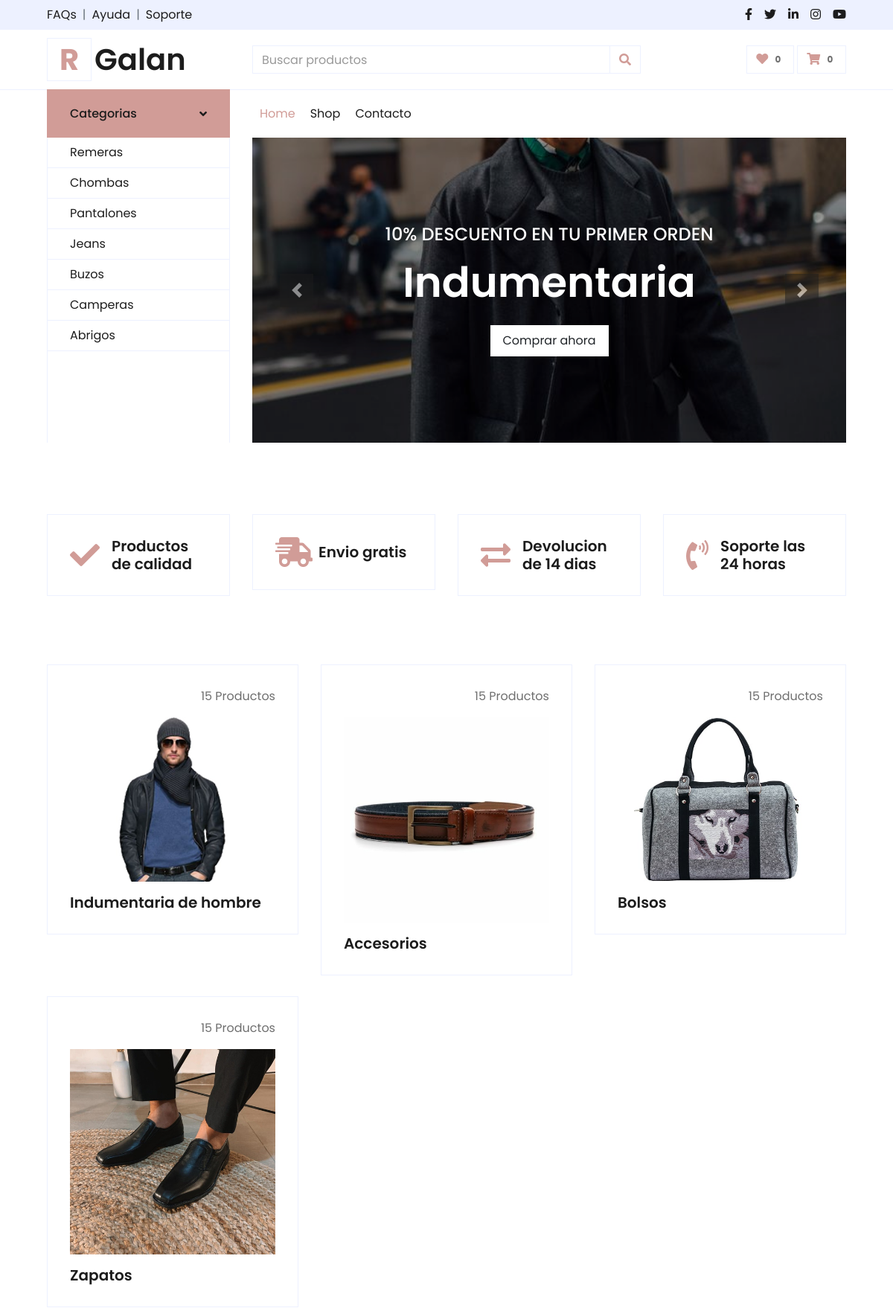
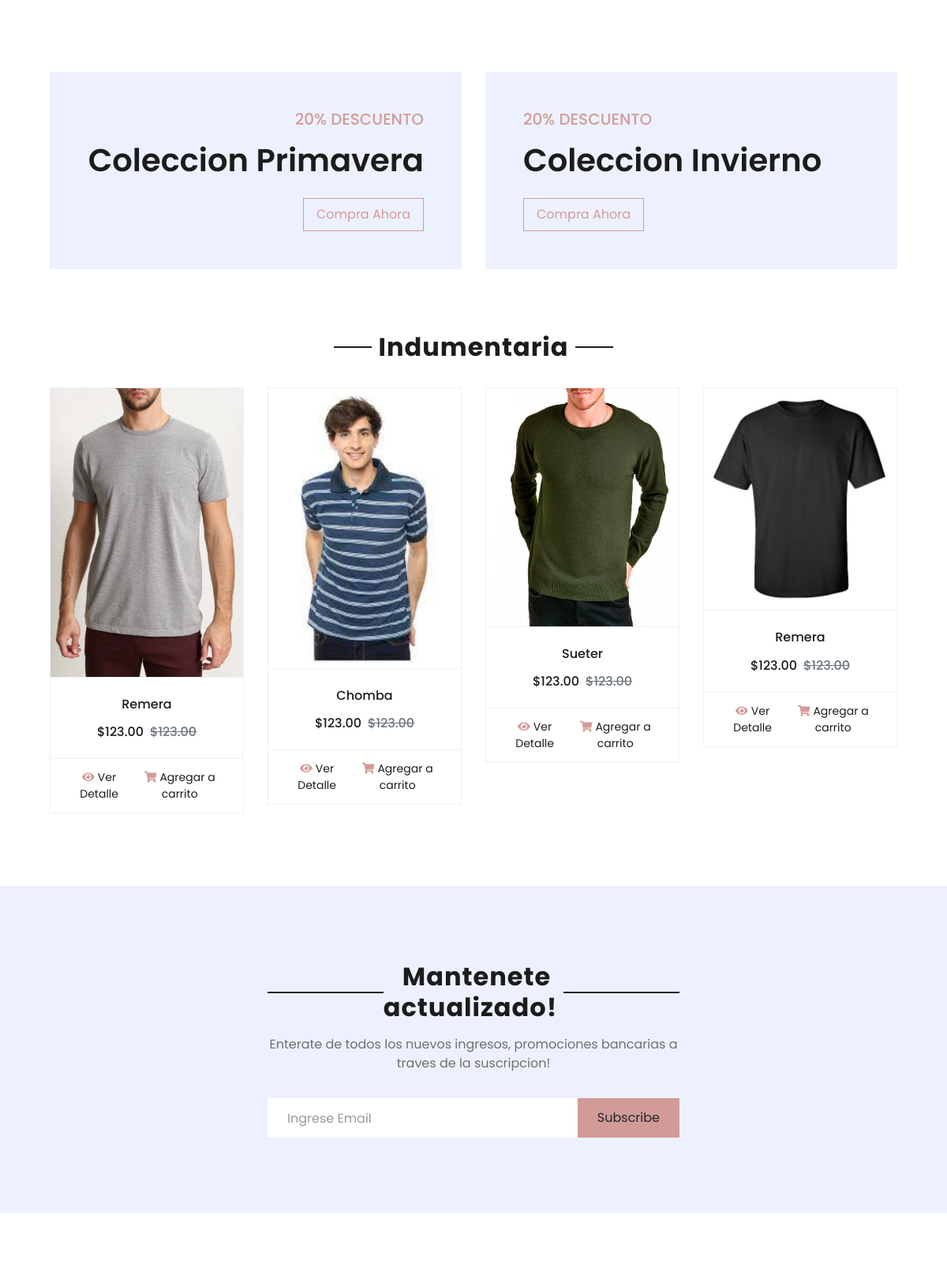
Page /sitio/index.php (upper part) on the committed database (2 pictures, top to bottom).
### tables this page shows
CREATE TABLE `articulos` (
  `id` int(11) NOT NULL,
  `categoria` varchar(255) NOT NULL,
  `talle` varchar(255) NOT NULL,
  `color` varchar(255) NOT NULL,
  `detalle` varchar(255) NOT NULL,
  `material` varchar(255) NOT NULL,
  `calce` varchar(255) NOT NULL,
  `precio` int(11) NOT NULL,
  `foto` varchar(255) DEFAULT NULL
);

### sitio/back/config/database.php (called while the page is built, shortened)
<?php
$mysqlSESSION_database=0;
function MySQLSESSIONDB_Open()
{
   global $mysqlSESSION_database;
   if (0==$mysqlSESSION_database)
   {
      $mysqlSESSION_database = mysqli_connect ($_SESSION['dbserver'], $_SESSION['dbusername'], $_SESSION['dbpassword'],$_SESSION['dbdatabase'])
         or $ok=FALSE;
   }
   return $mysqlSESSION_database;
}
function MySQLSESSION_ExecuteSQL($Query)
{
   $mysqlSESSION_database = MySQLSESSIONDB_Open();
   if (0!=$mysqlSESSION_database) {
      mysqli_set_charset( $mysqlSESSION_database, 'utf8');
      $Recordset = mysqli_query($mysqlSESSION_database, $Query);
   }
   return $Recordset;
}
?>

### sitio/index.php (the view, shortened to what this page needs)
<!DOCTYPE html>
<html lang="en">
<head>
    <link href="https://cdnjs.cloudflare.com/ajax/libs/font-awesome/5.10.0/css/all.min.css" rel="stylesheet">
    <link href="lib/owlcarousel/assets/owl.carousel.min.css" rel="stylesheet">
    <link href="css/style.css" rel="stylesheet">
</head>
<body>
     <div class="container-fluid">
        <div class="row bg-secondary py-2 px-xl-5">
            <div class="col-lg-6 d-none d-lg-block">
                <div class="d-inline-flex align-items-center">
                    <a class="text-dark" href="">FAQs</a>
                    <span class="text-muted px-2">|</span>
                    <a class="text-dark" href="">Ayuda</a>
                    <span class="text-muted px-2">|</span>
                    <a class="text-dark" href="">Soporte</a>
                </div>
            </div>
            <div class="col-lg-6 text-center text-lg-right">
                <div class="d-inline-flex align-items-center">
                    <a class="text-dark px-2" href="">
                        <i class="fab fa-facebook-f"></i>
                    </a>
                    <a class="text-dark px-2" href="">
                        <i class="fab fa-twitter"></i>
                    </a>
                    <a class="text-dark px-2" href="">
                        <i class="fab fa-linkedin-in"></i>
                    </a>
                    <a class="text-dark px-2" href="">
                        <i class="fab fa-instagram"></i>
                    </a>
                    <a class="text-dark pl-2" href="">
                        <i class="fab fa-youtube"></i>
                    </a>
                </div>
            </div>
        </div>
        <div class="row align-items-center py-3 px-xl-5">
            <div class="col-lg-3 d-none d-lg-block">
            <a href="index.php" class="text-decoration-none">
                    <h1 class="m-0 display-5 font-weight-semi-bold"><span class="text-primary font-weight-bold border px-3 mr-1">R</span>Galan</h1>
                </a>
            </div>
            <div class="col-lg-6 col-6 text-left">
                <form action="">
                    <div class="input-group">
                        <input type="text" class="form-control" placeholder="Buscar productos">
                        <div class="input-group-append">
                            <span class="input-group-text bg-transparent text-primary">
                                <i class="fa fa-search"></i>
                            </span>
                        </div>
                    </div>
                </form>
            </div>
            <div class="col-lg-3 col-6 text-right">
                <a href="" class="btn border">
                    <i class="fas fa-heart text-primary"></i>
                    <span class="badge">0</span>
                </a>
                <a href="" class="btn border">
                    <i class="fas fa-shopping-cart text-primary"></i>
                    <span class="badge">0</span>
                </a>
            </div>
        </div>
    </div>
    <div class="container-fluid mb-5">
        <div class="row border-top px-xl-5">
            <div class="col-lg-3 d-none d-lg-block">
                <a class="btn shadow-none d-flex align-items-center justify-content-between bg-primary text-white w-100" data-toggle="collapse" href="#navbar-vertical" style="height: 65px; margin-top: -1px; padding: 0 30px;">
                    <h6 class="m-0">Categorias</h6>
                    <i class="fa fa-angle-down text-dark"></i>
                </a>
                <nav class="collapse show navbar navbar-vertical navbar-light align-items-start p-0 border border-top-0 border-bottom-0" id="navbar-vertical">
                    <div class="navbar-nav w-100 overflow-hidden" style="height: 410px">
                        <a href="remeras.php" class="nav-item nav-link">Remeras</a>
                        <a href="chombas.php" class="nav-item nav-link">Chombas</a>
                        <a href="" class="nav-item nav-link">Pantalones</a>
                        <a href="" class="nav-item nav-link">Jeans</a>
                        <a href="" class="nav-item nav-link">Buzos</a>
                        <a href="camperas.php" class="nav-item nav-link">Camperas</a>
                        <a href="" class="nav-item nav-link">Abrigos</a>
                    </div>
                </nav>
            </div>
            <div class="col-lg-9">
                <nav class="navbar navbar-expand-lg bg-light navbar-light py-3 py-lg-0 px-0">
                    <div class="collapse navbar-collapse justify-content-between" id="navbarCollapse">
                        <div class="navbar-nav mr-auto py-0">
                            <a href="index.php" class="nav-item nav-link active">Home</a>
                            <a href="shop.php" class="nav-item nav-link">Shop</a>
                           <a href="contacto.php" class="nav-item nav-link">Contacto</a>
                        </div>
                    </div>
                </nav>
                <div id="header-carousel" class="carousel slide" data-ride="carousel">
                    <div class="carousel-inner">
                        <div class="carousel-item active" style="height: 410px;">
                            <img class="img-fluid" src="img/carousel-3.jpg" alt="Image">
                            <div class="carousel-caption d-flex flex-column align-items-center justify-content-center">
                                <div class="p-3" style="max-width: 700px;">
                                    <h4 class="text-light text-uppercase font-weight-medium mb-3">10% Descuento En Tu Primer Orden</h4>
                                    <h3 class="display-4 text-white font-weight-semi-bold mb-4">Indumentaria </h3>
                                    <a href="" class="btn btn-light py-2 px-3">Comprar ahora</a>
                                </div>
                            </div>
                        </div>
                    </div>
                    <a class="carousel-control-prev" href="#header-carousel" data-slide="prev">
                        <div class="btn btn-dark" style="width: 45px; height: 45px;">
                            <span class="carousel-control-prev-icon mb-n2"></span>
                        </div>
                    </a>
                    <a class="carousel-control-next" href="#header-carousel" data-slide="next">
                        <div class="btn btn-dark" style="width: 45px; height: 45px;">
                            <span class="carousel-control-next-icon mb-n2"></span>
                        </div>
                    </a>
                </div>
            </div>
        </div>
    </div>
    <div class="container-fluid pt-5">
        <div class="row px-xl-5 pb-3">
            <div class="col-lg-3 col-md-6 col-sm-12 pb-1">
                <div class="d-flex align-items-center border mb-4" style="padding: 30px;">
                    <h1 class="fa fa-check text-primary m-0 mr-3"></h1>
                    <h5 class="font-weight-semi-bold m-0">Productos de calidad</h5>
                </div>
            </div>
            <div class="col-lg-3 col-md-6 col-sm-12 pb-1">
                <div class="d-flex align-items-center border mb-4" style="padding: 30px;">
                    <h1 class="fa fa-shipping-fast text-primary m-0 mr-2"></h1>
                    <h5 class="font-weight-semi-bold m-0">Envio gratis</h5>
                </div>
            </div>
            <div class="col-lg-3 col-md-6 col-sm-12 pb-1">
                <div class="d-flex align-items-center border mb-4" style="padding: 30px;">
                    <h1 class="fas fa-exchange-alt text-primary m-0 mr-3"></h1>
                    <h5 class="font-weight-semi-bold m-0">Devolucion de 14 dias</h5>
                </div>
            </div>
            <div class="col-lg-3 col-md-6 col-sm-12 pb-1">
                <div class="d-flex align-items-center border mb-4" style="padding: 30px;">
                    <h1 class="fa fa-phone-volume text-primary m-0 mr-3"></h1>
                    <h5 class="font-weight-semi-bold m-0">Soporte las 24 horas</h5>
                </div>
            </div>
        </div>
    </div>
    <div class="container-fluid pt-5">
        <div class="row px-xl-5 pb-3">
            <div class="col-lg-4 col-md-6 pb-1">
                <div class="cat-item d-flex flex-column border mb-4" style="padding: 30px;">
                    <p class="text-right">15 Productos</p>
                    <a href="" class="cat-img position-relative overflow-hidden mb-3">
                        <img class="img-fluid" src="img/cat-1.jpg" alt="">
                    </a>
                    <h5 class="font-weight-semi-bold m-0">Indumentaria de hombre</h5>
                </div>
            </div>
            <div class="col-lg-4 col-md-6 pb-1">
                <div class="cat-item d-flex flex-column border mb-4" style="padding: 30px;">
                    <p class="text-right">15 Productos</p>
                    <a href="" class="cat-img position-relative overflow-hidden mb-3">
                        <img class="img-fluid" src="img/cinturon.jpg" alt="">
                    </a>
                    <h5 class="font-weight-semi-bold m-0">Accesorios</h5>
                </div>
            </div>
            <div class="col-lg-4 col-md-6 pb-1">
                <div class="cat-item d-flex flex-column border mb-4" style="padding: 30px;">
                    <p class="text-right">15 Productos</p>
                    <a href="" class="cat-img position-relative overflow-hidden mb-3">
                        <img class="img-fluid" src="img/cat-5.jpg" alt="">
                    </a>
                    <h5 class="font-weight-semi-bold m-0">Bolsos</h5>
                </div>
            </div>
            <div class="col-lg-4 col-md-6 pb-1">
                <div class="cat-item d-flex flex-column border mb-4" style="padding: 30px;">
                    <p class="text-right">15 Productos</p>
                    <a href="" class="cat-img position-relative overflow-hidden mb-3">
                        <img class="img-fluid" src="img/zapatos.jpg" alt="">
                    </a>
                    <h5 class="font-weight-semi-bold m-0">Zapatos</h5>
                </div>
            </div>
        </div>
    </div>
    <div class="container-fluid offer pt-5">
        <div class="row px-xl-5">
            <div class="col-md-6 pb-4">
                <div class="position-relative bg-secondary text-center text-md-right text-white mb-2 py-5 px-5">
                    <div class="position-relative" style="z-index: 1;">
                        <h5 class="text-uppercase text-primary mb-3">20% descuento</h5>
                        <h1 class="mb-4 font-weight-semi-bold">Coleccion Primavera</h1>
                        <a href="" class="btn btn-outline-primary py-md-2 px-md-3">Compra Ahora</a>
                    </div>
                </div>
            </div>
            <div class="col-md-6 pb-4">
                <div class="position-relative bg-secondary text-center text-md-left text-white mb-2 py-5 px-5">
                    <div class="position-relative" style="z-index: 1;">
                        <h5 class="text-uppercase text-primary mb-3">20% descuento </h5>
                        <h1 class="mb-4 font-weight-semi-bold">Coleccion Invierno</h1>
                        <a href="" class="btn btn-outline-primary py-md-2 px-md-3">Compra Ahora</a>
                    </div>
                </div>
            </div>
        </div>
    </div>
    <div class="container-fluid pt-5">
        <div class="text-center mb-4">
            <h2 class="section-title px-5"><span class="px-2">Indumentaria</span></h2>
        </div>
        <div class="row px-xl-5 pb-3">
        <?php
        $sql="select * from articulos order by rand() limit 4";
$result = MySQLSESSION_ExecuteSQL($sql);
   while ($row = mysqli_fetch_array($result)) {
?>
        <div class="col-lg-3 col-md-6 col-sm-12 pb-1">
                <div class="card product-item border-0 mb-4">
                    <div class="card-header product-img position-relative overflow-hidden bg-transparent border p-0">
                        <img class="img-fluid w-100" src="uploads/<?php echo $row['foto']; ?>" alt="">
                    </div>
                    <div class="card-body border-left border-right text-center p-0 pt-4 pb-3">
                        <h6 class="text-truncate mb-3"><?php echo $row['categoria']; ?></h6>
                        <div class="d-flex justify-content-center">
                            <h6>$123.00</h6><h6 class="text-muted ml-2"><del>$123.00</del></h6>
                        </div>
                    </div>
                    <div class="card-footer d-flex justify-content-between bg-light border">
                        <a href="" class="btn btn-sm text-dark p-0"><i class="fas fa-eye text-primary mr-1"></i>Ver Detalle</a>
                        <a href="" class="btn btn-sm text-dark p-0"><i class="fas fa-shopping-cart text-primary mr-1"></i>Agregar a carrito</a>
                    </div>
                </div>
            </div>
         <?php } ?>
        </div>
    </div>
    <div class="container-fluid bg-secondary my-5">
        <div class="row justify-content-md-center py-5 px-xl-5">
            <div class="col-md-6 col-12 py-5">
                <div class="text-center mb-2 pb-2">
                    <h2 class="section-title px-5 mb-3"><span class="bg-secondary px-2">Mantenete actualizado!</span></h2>
                    <p>Enterate de todos los nuevos ingresos, promociones bancarias a traves de la suscripcion!</p>
                </div>
                <form action="">
                    <div class="input-group">
                        <input type="text" class="form-control border-white p-4" placeholder="Ingrese Email">
                        <div class="input-group-append">
                            <button class="btn btn-primary px-4">Subscribe</button>
                        </div>
                    </div>
                </form>
            </div>
        </div>
    </div>
    <div class="container-fluid pt-5">
    </div>
</body>
</html>

### rows in the picture
articulos: foto (picture), categoria "Remera"
articulos: foto (picture), categoria "Chomba"
articulos: foto (picture), categoria "Sueter"
articulos: foto (picture), categoria "Remera"
